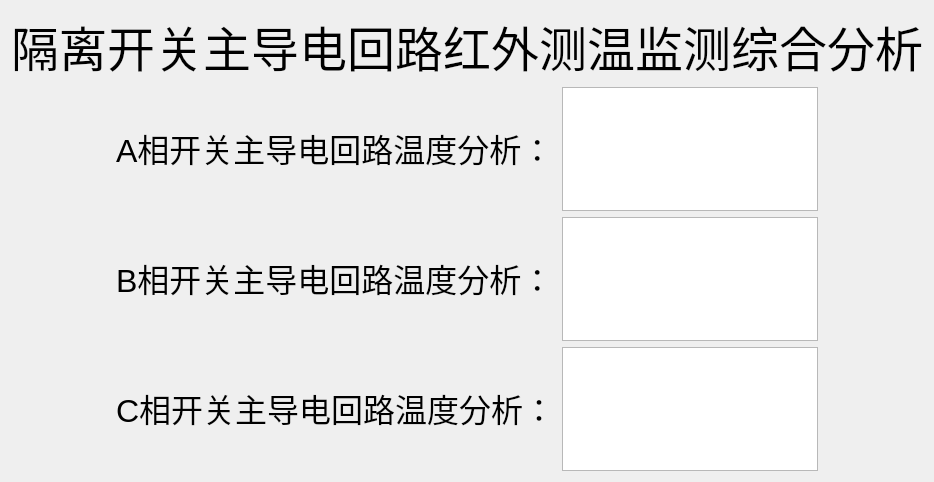
<?xml version="1.0" encoding="UTF-8"?>
<ui version="4.0">
 <class>QPHAnalysis</class>
 <widget class="QDialog" name="QPHAnalysis">
  <property name="geometry">
   <rect>
    <x>0</x>
    <y>0</y>
    <width>930</width>
    <height>482</height>
   </rect>
  </property>
  <property name="windowTitle">
   <string>Dialog</string>
  </property>
  <property name="windowIcon">
   <iconset resource="res.qrc">
    <normaloff>:/photoes/cgjt.png</normaloff>:/photoes/cgjt.png</iconset>
  </property>
  <layout class="QGridLayout" name="gridLayout_2">
   <item row="0" column="0">
    <widget class="QLabel" name="label_3">
     <property name="text">
      <string>&lt;html&gt;&lt;head/&gt;&lt;body&gt;&lt;p align=&quot;center&quot;&gt;&lt;span style=&quot; font-size:36pt;&quot;&gt;隔离开关主导电回路红外测温监测综合分析&lt;/span&gt;&lt;/p&gt;&lt;/body&gt;&lt;/html&gt;</string>
     </property>
    </widget>
   </item>
   <item row="1" column="0">
    <spacer name="verticalSpacer">
     <property name="orientation">
      <enum>Qt::Vertical</enum>
     </property>
     <property name="sizeHint" stdset="0">
      <size>
       <width>20</width>
       <height>40</height>
      </size>
     </property>
    </spacer>
   </item>
   <item row="2" column="0">
    <layout class="QGridLayout" name="gridLayout">
     <item row="1" column="1">
      <widget class="QLabel" name="label_2">
       <property name="text">
        <string>&lt;html&gt;&lt;head/&gt;&lt;body&gt;&lt;p&gt;&lt;span style=&quot; font-size:24pt;&quot;&gt;B相开关主导电回路温度分析：&lt;/span&gt;&lt;/p&gt;&lt;/body&gt;&lt;/html&gt;</string>
       </property>
      </widget>
     </item>
     <item row="2" column="1">
      <widget class="QLabel" name="label_4">
       <property name="text">
        <string>&lt;html&gt;&lt;head/&gt;&lt;body&gt;&lt;p&gt;&lt;span style=&quot; font-size:24pt;&quot;&gt;C相开关主导电回路温度分析：&lt;/span&gt;&lt;/p&gt;&lt;/body&gt;&lt;/html&gt;</string>
       </property>
      </widget>
     </item>
     <item row="0" column="1">
      <widget class="QLabel" name="label">
       <property name="text">
        <string>&lt;html&gt;&lt;head/&gt;&lt;body&gt;&lt;p&gt;&lt;span style=&quot; font-size:24pt;&quot;&gt;A相开关主导电回路温度分析：&lt;/span&gt;&lt;/p&gt;&lt;/body&gt;&lt;/html&gt;</string>
       </property>
      </widget>
     </item>
     <item row="1" column="2">
      <widget class="QTextEdit" name="textEditB"/>
     </item>
     <item row="0" column="0">
      <spacer name="horizontalSpacer">
       <property name="orientation">
        <enum>Qt::Horizontal</enum>
       </property>
       <property name="sizeHint" stdset="0">
        <size>
         <width>40</width>
         <height>20</height>
        </size>
       </property>
      </spacer>
     </item>
     <item row="0" column="2">
      <widget class="QTextEdit" name="textEditA"/>
     </item>
     <item row="2" column="2">
      <widget class="QTextEdit" name="textEditC"/>
     </item>
     <item row="0" column="3">
      <spacer name="horizontalSpacer_2">
       <property name="orientation">
        <enum>Qt::Horizontal</enum>
       </property>
       <property name="sizeHint" stdset="0">
        <size>
         <width>40</width>
         <height>20</height>
        </size>
       </property>
      </spacer>
     </item>
    </layout>
   </item>
   <item row="3" column="0">
    <spacer name="verticalSpacer_2">
     <property name="orientation">
      <enum>Qt::Vertical</enum>
     </property>
     <property name="sizeHint" stdset="0">
      <size>
       <width>20</width>
       <height>40</height>
      </size>
     </property>
    </spacer>
   </item>
  </layout>
 </widget>
 <resources>
  <include location="res.qrc"/>
 </resources>
 <connections/>
</ui>
